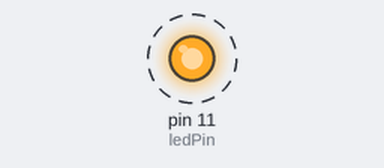
A sketch run on a simulated Arduino Uno, built with avr-gcc and run on an emulated ATmega328P. Shown: output pins drawn as LEDs (lit = HIGH). Dashed ring = blinking.

Above: at 0.5 s.
Timing chart, 0 to 4.6 s (numbered marks = the images above):
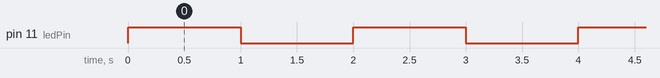

The sketch:

sparrow-blink.ino
```cpp
/**
 * Blink
 *
 * The basic Arduino example. Turns on a LED for one second,
 * then turns it off for one second, and so on...
 * On the Sparrow node, we use pin 11 because the green LED
 * is connected to it.
 */

#define ledPin 11               // LED is connected to pin 11


void setup()                    // runs once, when the sketch starts
{
  pinMode(ledPin, OUTPUT);      // set LED pin as digital output
}

void loop()                     // runs over and over again
{
  digitalWrite(ledPin, HIGH);   // LED on
  delay(1000);                  // wait for 1 second

  digitalWrite(ledPin, LOW);    // LED off
  delay(1000);                  // wait for 1 second
}
```

Measured:
- by itself, pin 11 (ledPin): alternates HIGH for 1.0 s and LOW for 1.0 s
